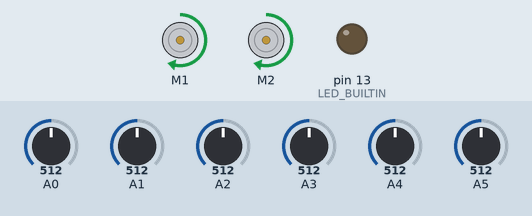
Recording of a sketch running on a simulated Arduino Uno, built with avr-gcc and run on an emulated ATmega328P. Shown: 2 × DC motor (green arrow = forward, orange = backward, longer = faster), output pins drawn as LEDs (lit = HIGH). The test bench sets the inputs (shaded band); at power-on: A0 = 512, A5 = 512, A1 = 512, A2 = 512, A4 = 512, A3 = 512.

Above: at 6.7 s.
6.8 s: A0 set to 490
At 7.1 s:
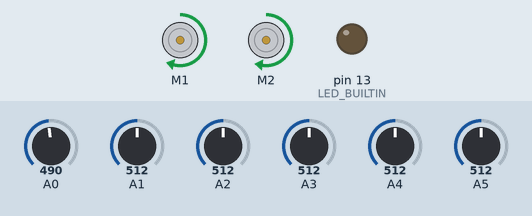
8.3 s: A5 set to 490
At 9.4 s:
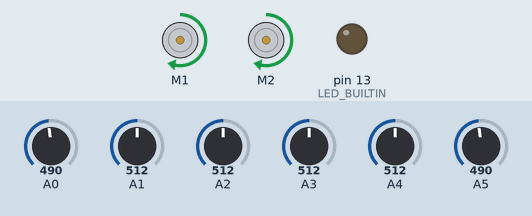
9.8 s: A1 set to 716
At 10.5 s:
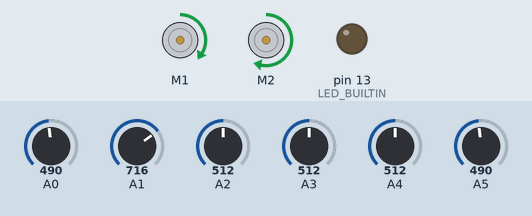
11.3 s: A2 set to 529
At 11.8 s:
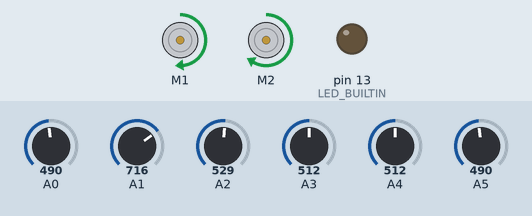
12.8 s: A4 set to 490
At 14.0 s:
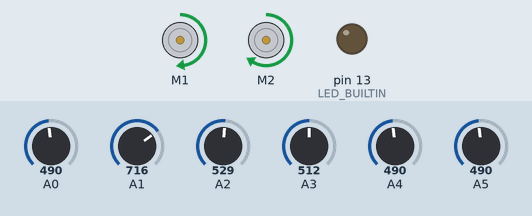
14.3 s: A3 set to 306
At 15.2 s:
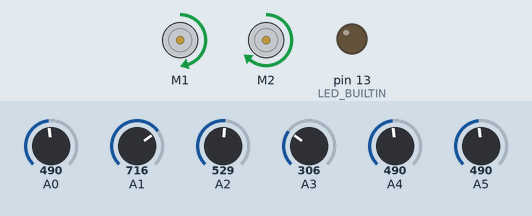
Timing chart, 0 to 16.8 s (numbered marks = the images above; inputs shaded):
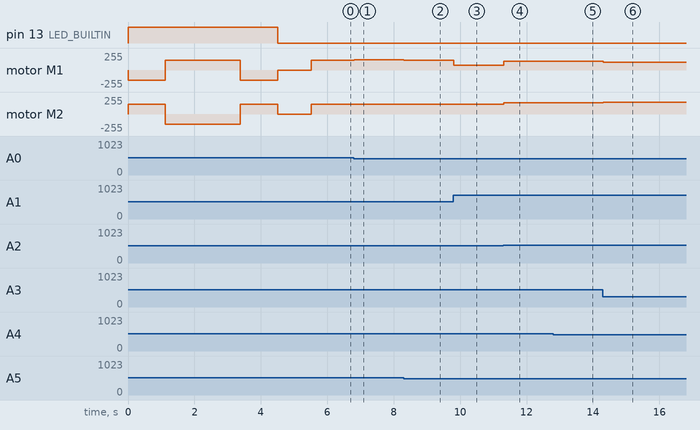

The sketch:

line.ino
```cpp
#include <QTRSensors.h>
#include <AFMotor.h>

#define Kp 0.2 // Adjusted Proportional constant
#define Kd 1   // Adjusted Derivative constant
#define rightMaxSpeed 255
#define leftMaxSpeed 255
#define rightBaseSpeed 150 // Increased base speed
#define leftBaseSpeed 150  // Increased base speed

QTRSensors qtr;
const uint8_t SensorCount = 6; // Changed sensor count to 6
unsigned int sensorValues[SensorCount];

AF_DCMotor rightMotor(1); // Right motor connected to M1
AF_DCMotor leftMotor(2);  // Left motor connected to M2

void setup() {
  qtr.setTypeAnalog();
  qtr.setSensorPins((const uint8_t[]){A0, A1, A2, A3, A4, A5}, SensorCount); // Updated to 6 sensors

  pinMode(LED_BUILTIN, OUTPUT);
  digitalWrite(LED_BUILTIN, HIGH);

  for (int i = 0; i < 100; i++) {
    if (i < 25 || i >= 75) {
      turn_right();
    } else {
      turn_left();
    }
    qtr.calibrate();
    delay(20); // Consider increasing this delay if calibration is not effective
  }
  wait();
  digitalWrite(LED_BUILTIN, LOW);
  delay(1000);
}

int lastError = 0;

void loop() {
  unsigned int position = qtr.readLineBlack(sensorValues);

  // Handle specific sensor cases
  if (sensorValues[0] > 500 && sensorValues[1] <= 500 && sensorValues[2] <= 500 && sensorValues[3] <= 500 && sensorValues[4] <= 500 && sensorValues[5] <= 500) { // A0 sees white, others see black
    leftMotor.setSpeed(leftBaseSpeed);
    leftMotor.run(FORWARD);
    rightMotor.run(RELEASE); // Stop right motor
  } else if (sensorValues[1] > 500 && sensorValues[0] <= 500 && sensorValues[2] <= 500 && sensorValues[3] <= 500 && sensorValues[4] <= 500 && sensorValues[5] <= 500) { // A1 sees white, others see black
    leftMotor.setSpeed(leftBaseSpeed);
    leftMotor.run(FORWARD);
    rightMotor.setSpeed(rightBaseSpeed / 2);
    rightMotor.run(FORWARD);
  } else if ((sensorValues[2] > 500 || sensorValues[3] > 500) && sensorValues[0] <= 500 && sensorValues[1] <= 500 && sensorValues[4] <= 500 && sensorValues[5] <= 500) { // A2 or A3 sees white, others see black
    leftMotor.setSpeed(leftBaseSpeed);
    leftMotor.run(FORWARD);
    rightMotor.setSpeed(rightBaseSpeed);
    rightMotor.run(FORWARD);
  } else if (sensorValues[4] > 500 && sensorValues[0] <= 500 && sensorValues[1] <= 500 && sensorValues[2] <= 500 && sensorValues[3] <= 500 && sensorValues[5] <= 500) { // A4 sees white, others see black
    leftMotor.setSpeed(leftBaseSpeed / 2);
    leftMotor.run(FORWARD);
    rightMotor.setSpeed(rightBaseSpeed);
    rightMotor.run(FORWARD);
  } else if (sensorValues[5] > 500 && sensorValues[0] <= 500 && sensorValues[1] <= 500 && sensorValues[2] <= 500 && sensorValues[3] <= 500 && sensorValues[4] <= 500) { // A5 sees white, others see black
    rightMotor.setSpeed(rightBaseSpeed);
    rightMotor.run(FORWARD);
    leftMotor.run(RELEASE); // Stop left motor
  } else {
    // Normal line following behavior
    int error = position - 2500; // Adjusted this value based on the center position for 6 sensors
    int motorSpeed = Kp * error + Kd * (error - lastError);
    lastError = error;

    int rightMotorSpeed = rightBaseSpeed + motorSpeed;
    int leftMotorSpeed = leftBaseSpeed - motorSpeed;

    // Clamp motor speeds to valid range
    rightMotorSpeed = constrain(rightMotorSpeed, 0, rightMaxSpeed);
    leftMotorSpeed = constrain(leftMotorSpeed, 0, leftMaxSpeed);

    rightMotor.setSpeed(rightMotorSpeed);
    rightMotor.run(FORWARD);
    leftMotor.setSpeed(leftMotorSpeed);
    leftMotor.run(FORWARD);
  }
}

void wait() {
  rightMotor.run(RELEASE);
  leftMotor.run(RELEASE);
}

void turn_left() {
  rightMotor.setSpeed(rightBaseSpeed);
  rightMotor.run(FORWARD);
  leftMotor.setSpeed(leftBaseSpeed);
  leftMotor.run(BACKWARD);
}

void turn_right() {
  rightMotor.setSpeed(rightBaseSpeed);
  rightMotor.run(BACKWARD);
  leftMotor.setSpeed(leftBaseSpeed);
  leftMotor.run(FORWARD);
}
```

Measured:
- the behaviour switches between 512 and 513 on A2 (found by bisection; images 3 and 4)
- after the input at 6.8 s, motor M1: forward 150/255 → forward 153/255 at once; motor M2: forward 150/255 → forward 147/255 at once
- after the input at 8.3 s, motor M1: forward 153/255 → forward 150/255 at once; motor M2: forward 147/255 → forward 150/255 at once
- after the input at 9.8 s, motor M1: forward 150/255 → forward 75/255 at once
- after the input at 11.3 s, motor M1: forward 75/255 → forward 131/255 at once; motor M2: forward 150/255 → forward 169/255 at once
- after the input at 12.8 s, motor M1: forward 131/255 → forward 129/255 at once; motor M2: forward 169/255 → forward 171/255 at once
- after the input at 14.3 s, motor M1: forward 129/255 → forward 120/255 at once; motor M2: forward 171/255 → forward 180/255 at once
